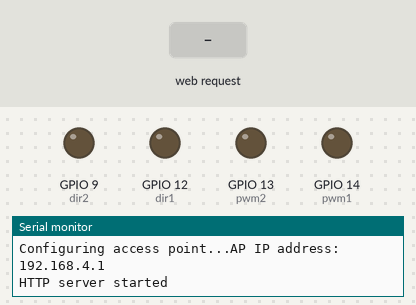
Recording of a sketch running on a simulated ESP8266 (NodeMCU). Shown: output pins drawn as LEDs (lit = HIGH), the last lines printed to the serial monitor. The test bench sets the inputs (shaded band).

Above: at 1.2 s.
1.3 s: HTTP request GET /data/?roll=120 received
At 2.2 s:
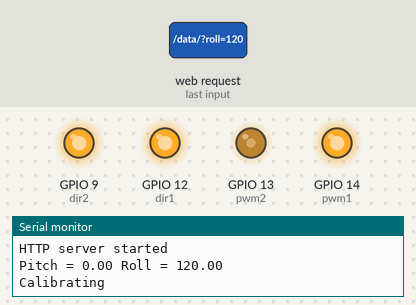
2.8 s: HTTP request GET /data/ received
At 3.3 s:
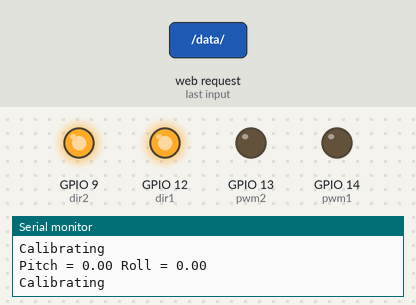
4.3 s: HTTP request GET /data/?roll=1 received
At 5.5 s:
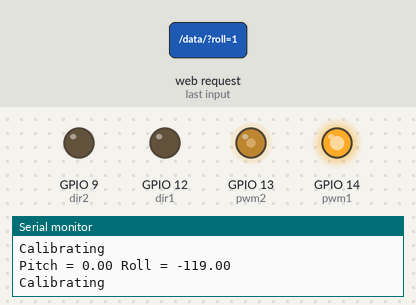
5.8 s: HTTP request GET /data/?pitch=120 received
At 6.8 s:
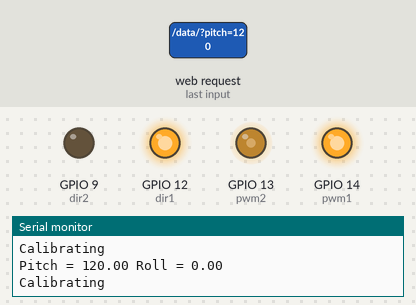
7.3 s: HTTP request GET /data/?roll=0 received
At 7.9 s:
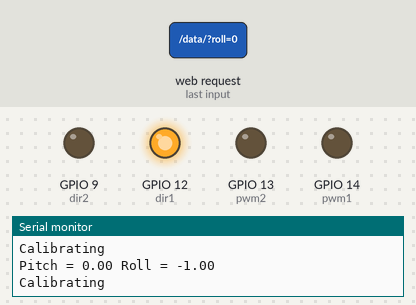
8.8 s: HTTP request GET /data/?pitch=1 received
At 9.1 s:
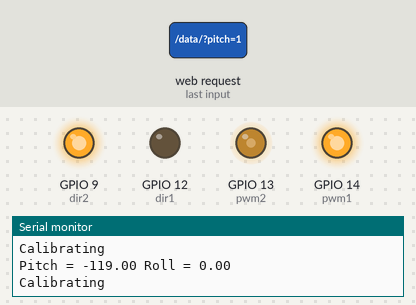
Timing chart, 0 to 11.3 s (numbered marks = the images above; inputs shaded):
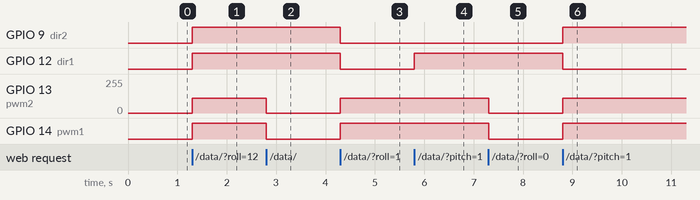

Measured:
- after the input at 1.3 s, GPIO 9 (dir2), GPIO 12 (dir1), GPIO 14 (pwm1): LOW → HIGH at once; GPIO 13 (pwm2): 0/255 → 110/255 at once
- after the input at 2.8 s, GPIO 13 (pwm2): 110/255 → 0/255 at once; GPIO 14 (pwm1): HIGH → LOW at once
- after the input at 4.3 s, GPIO 9 (dir2), GPIO 12 (dir1): HIGH → LOW at once; GPIO 13 (pwm2): 0/255 → 110/255 at once; GPIO 14 (pwm1): LOW → HIGH at once
- after the input at 5.8 s, GPIO 12 (dir1): LOW → HIGH at once
- after the input at 7.3 s, GPIO 13 (pwm2): 110/255 → 0/255 at once; GPIO 14 (pwm1): HIGH → LOW at once
- after the input at 8.8 s, GPIO 9 (dir2), GPIO 14 (pwm1): LOW → HIGH at once; GPIO 12 (dir1): HIGH → LOW at once; GPIO 13 (pwm2): 0/255 → 110/255 at once

The sketch:

reciever.ino
```cpp
#include <ESP8266WiFi.h>
#include <ESP8266WebServer.h>

const char *ssid = "ssid";
const char *password = "password";

int pwm1 = 14;
int dir1 = 12;
int pwm2 = 13;
int dir2 = 9;
double roll = 0.0;
double pitch = 0.0;
double temproll = 0.0;
double temppitch = 0.0;
double in_roll = 0.0;
double in_pitch = 0.0;
int counter = 0;


ESP8266WebServer server(80);

void handleSentVar() {
//  Serial.println("handleSentVar function called...");


  if (server.hasArg("roll")){
    temproll = server.arg("roll").toFloat();
    server.send(200, "text/html", "Data received");
  }

  if (server.hasArg("pitch")){
    temppitch = server.arg("pitch").toFloat();
    server.send(200, "text/html", "Data received");
  }

  roll = temproll-in_roll;
  pitch = temppitch-in_pitch;
  Serial.print("Pitch = ");
  Serial.print(pitch);
  Serial.print(" Roll = ");
  Serial.println(roll);
  if (counter < 20){
    in_pitch = temppitch;
    in_roll = temproll;
    counter++;
    Serial.println("Calibrating");
  }

  if ((pitch > 5.00) && (abs(roll) < 5.0)){
  analogWrite(pwm1, 255); //left
  digitalWrite(dir1, HIGH);
  analogWrite(pwm2, 110); //right
  digitalWrite(dir2, LOW);
  }
  else if ((pitch < -5.00) && (abs(roll) < 5.0)){
  analogWrite(pwm1, 255); //left
  digitalWrite(dir1, LOW);
  analogWrite(pwm2, 110); //right
  digitalWrite(dir2, HIGH);
  }
  else if ((roll < -5.00) && (abs(pitch) < 5.0)){
  analogWrite(pwm1, 255); //left
  digitalWrite(dir1, LOW);
  analogWrite(pwm2, 110); //right
  digitalWrite(dir2, LOW);
  }

   else if ((roll > 5.00) && (abs(pitch) < 5.0)){
  analogWrite(pwm1, 255); //left
  digitalWrite(dir1, HIGH);
  analogWrite(pwm2, 110); //right
  digitalWrite(dir2, HIGH);
  }
  else{
    analogWrite(pwm1, 0);
    analogWrite(pwm2, 0);
  }

}

void setup() {
  delay(1);
  Serial.begin(115200);
  Serial.println();
  Serial.print("Configuring access point...");
  pinMode(14, OUTPUT); //d5,PWM1
  pinMode(12, OUTPUT); //d6, dir1
  pinMode(13,OUTPUT); //d7,PWM2
  pinMode(9,OUTPUT);//sd2, dir2
  digitalWrite(pwm1, LOW);
  digitalWrite(pwm2, LOW);
  digitalWrite(dir1, LOW);
  digitalWrite(dir2, LOW);
  WiFi.softAP(ssid, password);

  IPAddress myIP = WiFi.softAPIP();
  Serial.print("AP IP address: ");
  Serial.println(myIP);
  server.on("/data/", HTTP_GET, handleSentVar); // when the server receives a request with /data/ in the string then run the handleSentVar function
  server.begin();
  Serial.println("HTTP server started");
}

void loop() {

  server.handleClient();
}
```
